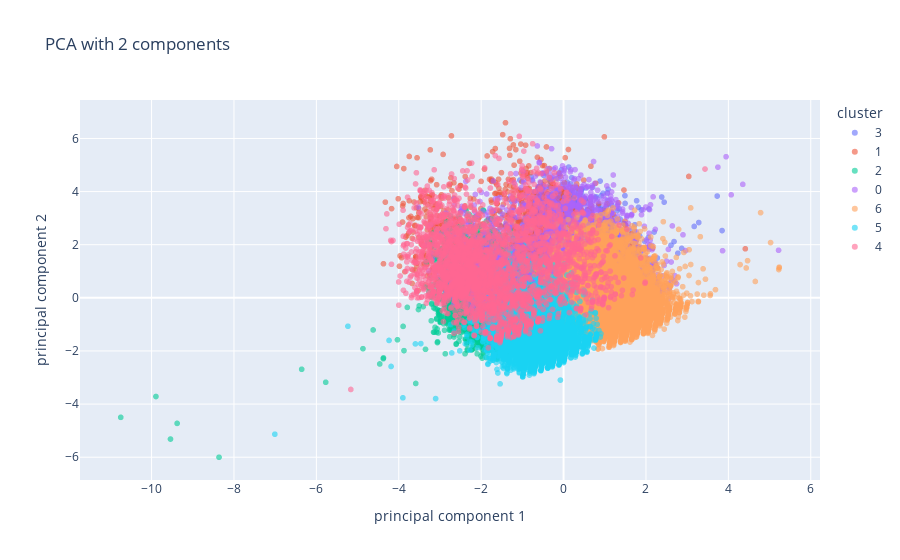

The cell this chart's notebook holds for it:
### Code cell
def plot_pca(df, clusters, n_components=2):
    df = df.copy()
    
    pca = PCA(n_components=n_components)
    principalComponents = pca.fit_transform(df)
    principalDf = pd.DataFrame(data = principalComponents, columns = ['principal component 1', 'principal component 2'])
    
    principalDf['cluster'] = clusters.astype(str)
    # don't have continuous color scale
    fig = px.scatter(principalDf, x='principal component 1', y='principal component 2', 
                color='cluster', opacity=0.6, title=f'PCA with {n_components} components')
    fig.show()
    

plot_pca(dfEncoded, clusters)

### Figure 1 — Plotly figure (JSON) as saved in the notebook; plotly's stock layout.template omitted (floating-point values rounded to 4 significant figures; data arrays with more than 128 entries replaced by an {"elided": "..."} marker saying what was removed)
{"data": [{"hovertemplate": "cluster=3<br>principal component 1=%{x}<br>principal component 2=%{y}<extra></extra>", "legendgroup": "3", "marker": {"color": "#636efa", "opacity": 0.6, "symbol": "circle"}, "mode": "markers", "name": "3", "showlegend": true, "type": "scattergl", "x": {"elided": "11535 float values"}, "xaxis": "x", "y": {"elided": "11535 float values"}, "yaxis": "y"}, {"hovertemplate": "cluster=1<br>principal component 1=%{x}<br>principal component 2=%{y}<extra></extra>", "legendgroup": "1", "marker": {"color": "#EF553B", "opacity": 0.6, "symbol": "circle"}, "mode": "markers", "name": "1", "showlegend": true, "type": "scattergl", "x": {"elided": "2102 float values"}, "xaxis": "x", "y": {"elided": "2102 float values"}, "yaxis": "y"}, {"hovertemplate": "cluster=2<br>principal component 1=%{x}<br>principal component 2=%{y}<extra></extra>", "legendgroup": "2", "marker": {"color": "#00cc96", "opacity": 0.6, "symbol": "circle"}, "mode": "markers", "name": "2", "showlegend": true, "type": "scattergl", "x": {"elided": "12794 float values"}, "xaxis": "x", "y": {"elided": "12794 float values"}, "yaxis": "y"}, {"hovertemplate": "cluster=0<br>principal component 1=%{x}<br>principal component 2=%{y}<extra></extra>", "legendgroup": "0", "marker": {"color": "#ab63fa", "opacity": 0.6, "symbol": "circle"}, "mode": "markers", "name": "0", "showlegend": true, "type": "scattergl", "x": {"elided": "5069 float values"}, "xaxis": "x", "y": {"elided": "5069 float values"}, "yaxis": "y"}, {"hovertemplate": "cluster=6<br>principal component 1=%{x}<br>principal component 2=%{y}<extra></extra>", "legendgroup": "6", "marker": {"color": "#FFA15A", "opacity": 0.6, "symbol": "circle"}, "mode": "markers", "name": "6", "showlegend": true, "type": "scattergl", "x": {"elided": "18255 float values"}, "xaxis": "x", "y": {"elided": "18255 float values"}, "yaxis": "y"}, {"hovertemplate": "cluster=5<br>principal component 1=%{x}<br>principal component 2=%{y}<extra></extra>", "legendgroup": "5", "marker": {"color": "#19d3f3", "opacity": 0.6, "symbol": "circle"}, "mode": "markers", "name": "5", "showlegend": true, "type": "scattergl", "x": {"elided": "7161 float values"}, "xaxis": "x", "y": {"elided": "7161 float values"}, "yaxis": "y"}, {"hovertemplate": "cluster=4<br>principal component 1=%{x}<br>principal component 2=%{y}<extra></extra>", "legendgroup": "4", "marker": {"color": "#FF6692", "opacity": 0.6, "symbol": "circle"}, "mode": "markers", "name": "4", "showlegend": true, "type": "scattergl", "x": {"elided": "3030 float values"}, "xaxis": "x", "y": {"elided": "3030 float values"}, "yaxis": "y"}], "layout": {"legend": {"title": {"text": "cluster"}, "tracegroupgap": 0}, "title": {"text": "PCA with 2 components"}, "xaxis": {"anchor": "y", "domain": [0, 1], "title": {"text": "principal component 1"}}, "yaxis": {"anchor": "x", "domain": [0, 1], "title": {"text": "principal component 2"}}}}
